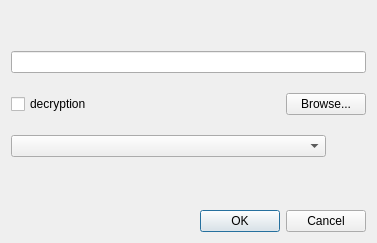
<?xml version="1.0" encoding="UTF-8"?>
<ui version="4.0">
 <class>OpenFileDialog</class>
 <widget class="QDialog" name="OpenFileDialog">
  <property name="geometry">
   <rect>
    <x>0</x>
    <y>0</y>
    <width>377</width>
    <height>243</height>
   </rect>
  </property>
  <property name="windowTitle">
   <string>Dialog</string>
  </property>
  <layout class="QVBoxLayout" name="verticalLayout">
   <property name="spacing">
    <number>20</number>
   </property>
   <item>
    <spacer name="verticalSpacer_2">
     <property name="orientation">
      <enum>Qt::Vertical</enum>
     </property>
     <property name="sizeHint" stdset="0">
      <size>
       <width>20</width>
       <height>40</height>
      </size>
     </property>
    </spacer>
   </item>
   <item>
    <widget class="QLineEdit" name="lineEdit">
     <property name="inputMask">
      <string/>
     </property>
     <property name="text">
      <string/>
     </property>
    </widget>
   </item>
   <item>
    <layout class="QHBoxLayout" name="horizontalLayout">
     <item>
      <widget class="QCheckBox" name="checkBox">
       <property name="text">
        <string>decryption</string>
       </property>
      </widget>
     </item>
     <item>
      <spacer name="horizontalSpacer">
       <property name="orientation">
        <enum>Qt::Horizontal</enum>
       </property>
       <property name="sizeHint" stdset="0">
        <size>
         <width>40</width>
         <height>20</height>
        </size>
       </property>
      </spacer>
     </item>
     <item>
      <widget class="QPushButton" name="browse">
       <property name="text">
        <string>Browse...</string>
       </property>
      </widget>
     </item>
    </layout>
   </item>
   <item>
    <layout class="QHBoxLayout" name="horizontalLayout_2">
     <item>
      <widget class="QComboBox" name="comboBox"/>
     </item>
     <item>
      <spacer name="horizontalSpacer_2">
       <property name="orientation">
        <enum>Qt::Horizontal</enum>
       </property>
       <property name="sizeType">
        <enum>QSizePolicy::Minimum</enum>
       </property>
       <property name="sizeHint" stdset="0">
        <size>
         <width>40</width>
         <height>20</height>
        </size>
       </property>
      </spacer>
     </item>
    </layout>
   </item>
   <item>
    <spacer name="verticalSpacer">
     <property name="orientation">
      <enum>Qt::Vertical</enum>
     </property>
     <property name="sizeHint" stdset="0">
      <size>
       <width>20</width>
       <height>29</height>
      </size>
     </property>
    </spacer>
   </item>
   <item>
    <widget class="QDialogButtonBox" name="buttonBox">
     <property name="orientation">
      <enum>Qt::Horizontal</enum>
     </property>
     <property name="standardButtons">
      <set>QDialogButtonBox::Cancel|QDialogButtonBox::Ok</set>
     </property>
    </widget>
   </item>
  </layout>
 </widget>
 <resources/>
 <connections>
  <connection>
   <sender>buttonBox</sender>
   <signal>accepted()</signal>
   <receiver>OpenFileDialog</receiver>
   <slot>accept()</slot>
   <hints>
    <hint type="sourcelabel">
     <x>248</x>
     <y>254</y>
    </hint>
    <hint type="destinationlabel">
     <x>157</x>
     <y>274</y>
    </hint>
   </hints>
  </connection>
  <connection>
   <sender>buttonBox</sender>
   <signal>rejected()</signal>
   <receiver>OpenFileDialog</receiver>
   <slot>reject()</slot>
   <hints>
    <hint type="sourcelabel">
     <x>316</x>
     <y>260</y>
    </hint>
    <hint type="destinationlabel">
     <x>286</x>
     <y>274</y>
    </hint>
   </hints>
  </connection>
 </connections>
</ui>
